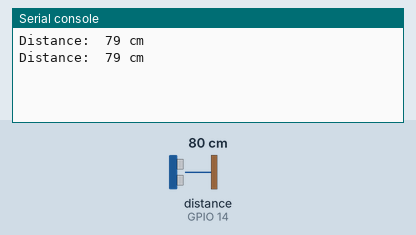
This program was run on a simulated ESP32 board running MicroPython. Shown: the last lines printed to the serial console. The inputs (shaded band) are chosen by the test bench; at power-on: distance to the obstacle (sensor on GPIO 14) 80 cm. The echo pulse lasts 58.3 µs per cm.

Above: at 3.2 s.
3.3 s: distance to the obstacle (sensor on GPIO 14) set to 2 cm
At 3.9 s:
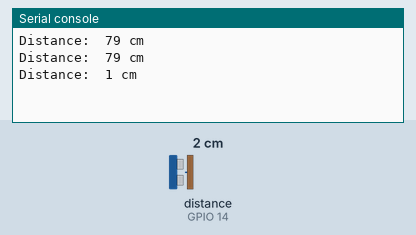
4.8 s: distance to the obstacle (sensor on GPIO 14) set to 4 cm
At 5.4 s:
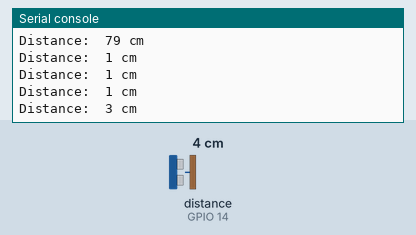
Timing chart, 0 to 7.8 s (numbered marks = the images above; inputs shaded):
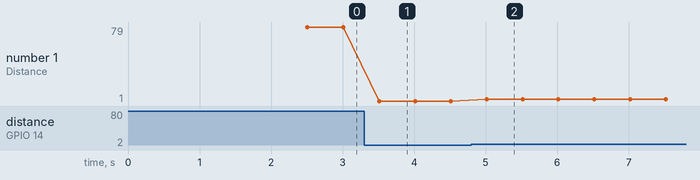

Measured:
- after the input at 3.3 s, the serial console: prints a new line after 0.21 s (image 1)
- after the input at 4.8 s, the serial console: prints a new line after 0.21 s (image 2)
- plotted number 1: 79 → 1 after the input at 3.3 s, 1 → 3 after the input at 4.8 s

The program:

Ultrasonic_Ranging.py
```python
from machine import Pin
import time

trigPin=Pin(13,Pin.OUT,0)
echoPin=Pin(14,Pin.IN,0)

soundVelocity=340
distance=0

def getSonar():
    trigPin.value(1)
    time.sleep_us(10)
    trigPin.value(0)
    while not echoPin.value():
        pass
    pingStart=time.ticks_us()
    while echoPin.value():
        pass
    pingStop=time.ticks_us()
    pingTime=time.ticks_diff(pingStop,pingStart)
    distance=pingTime*soundVelocity//2//10000
    return int(distance)

time.sleep_ms(2000)
while True:
    time.sleep_ms(500)
    print('Distance: ',getSonar(),'cm' )


    
```
